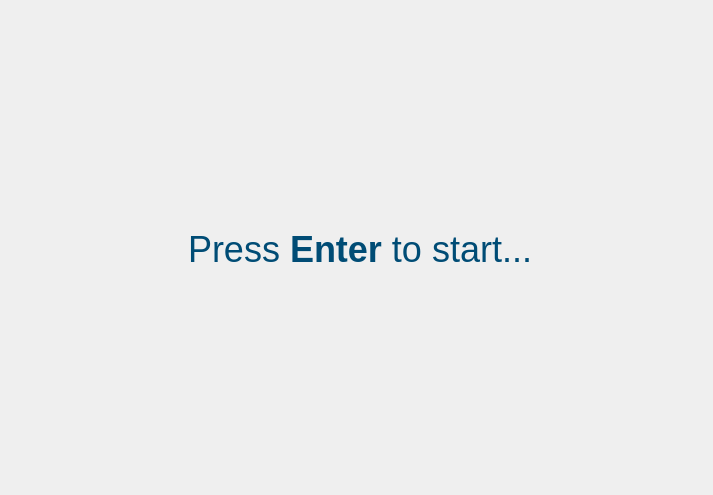
<?xml version="1.0" encoding="UTF-8"?>
<ui version="4.0">
 <class>HeatmapWindowClass</class>
 <widget class="QMainWindow" name="HeatmapWindowClass">
  <property name="geometry">
   <rect>
    <x>0</x>
    <y>0</y>
    <width>713</width>
    <height>495</height>
   </rect>
  </property>
  <property name="windowTitle">
   <string>MainWindow</string>
  </property>
  <widget class="QWidget" name="centralwidget">
   <widget class="QLabel" name="lCameraStream">
    <property name="geometry">
     <rect>
      <x>20</x>
      <y>10</y>
      <width>680</width>
      <height>480</height>
     </rect>
    </property>
    <property name="font">
     <font>
      <family>Ubuntu</family>
      <pointsize>27</pointsize>
     </font>
    </property>
    <property name="styleSheet">
     <string notr="true">color: rgb(0, 76, 117)</string>
    </property>
    <property name="text">
     <string>Press &lt;b&gt;Enter&lt;/b&gt; to start...</string>
    </property>
    <property name="pixmap">
     <pixmap>Images/camera_icon.png</pixmap>
    </property>
    <property name="scaledContents">
     <bool>true</bool>
    </property>
    <property name="alignment">
     <set>Qt::AlignCenter</set>
    </property>
   </widget>
  </widget>
 </widget>
 <resources/>
 <connections/>
</ui>
